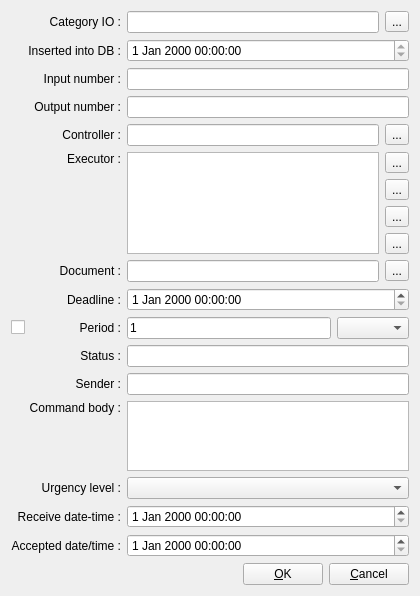
<?xml version="1.0" encoding="UTF-8"?>
<ui version="4.0">
 <class>command_widget</class>
 <widget class="QWidget" name="command_widget">
  <property name="geometry">
   <rect>
    <x>0</x>
    <y>0</y>
    <width>420</width>
    <height>571</height>
   </rect>
  </property>
  <property name="windowTitle">
   <string>Create/edit command</string>
  </property>
  <layout class="QGridLayout" name="gridLayout">
   <item row="0" column="0" colspan="2">
    <widget class="QLabel" name="lCategory">
     <property name="text">
      <string>Category IO :</string>
     </property>
     <property name="alignment">
      <set>Qt::AlignRight|Qt::AlignTrailing|Qt::AlignVCenter</set>
     </property>
    </widget>
   </item>
   <item row="0" column="2" colspan="2">
    <widget class="QLineEdit" name="lECategory">
     <property name="readOnly">
      <bool>true</bool>
     </property>
    </widget>
   </item>
   <item row="0" column="4">
    <widget class="QToolButton" name="tbCategory">
     <property name="text">
      <string>...</string>
     </property>
    </widget>
   </item>
   <item row="1" column="0" colspan="2">
    <widget class="QLabel" name="lInsertDB">
     <property name="text">
      <string>Inserted into DB :</string>
     </property>
     <property name="alignment">
      <set>Qt::AlignRight|Qt::AlignTrailing|Qt::AlignVCenter</set>
     </property>
    </widget>
   </item>
   <item row="1" column="2" colspan="3">
    <widget class="QDateTimeEdit" name="dTEInserted">
     <property name="readOnly">
      <bool>true</bool>
     </property>
    </widget>
   </item>
   <item row="2" column="0" colspan="2">
    <widget class="QLabel" name="lInputNumber">
     <property name="layoutDirection">
      <enum>Qt::LeftToRight</enum>
     </property>
     <property name="text">
      <string>Input number :</string>
     </property>
     <property name="alignment">
      <set>Qt::AlignRight|Qt::AlignTrailing|Qt::AlignVCenter</set>
     </property>
    </widget>
   </item>
   <item row="2" column="2" colspan="3">
    <widget class="QLineEdit" name="leInputNumber">
     <property name="readOnly">
      <bool>true</bool>
     </property>
    </widget>
   </item>
   <item row="3" column="0" colspan="2">
    <widget class="QLabel" name="lOutputNumber">
     <property name="text">
      <string>Output number :</string>
     </property>
     <property name="alignment">
      <set>Qt::AlignRight|Qt::AlignTrailing|Qt::AlignVCenter</set>
     </property>
    </widget>
   </item>
   <item row="3" column="2" colspan="3">
    <widget class="QLineEdit" name="leOutputNumber">
     <property name="readOnly">
      <bool>true</bool>
     </property>
    </widget>
   </item>
   <item row="4" column="1">
    <widget class="QLabel" name="lController">
     <property name="text">
      <string>Controller :</string>
     </property>
     <property name="alignment">
      <set>Qt::AlignRight|Qt::AlignTrailing|Qt::AlignVCenter</set>
     </property>
    </widget>
   </item>
   <item row="4" column="2" colspan="2">
    <widget class="QLineEdit" name="lEController">
     <property name="readOnly">
      <bool>true</bool>
     </property>
    </widget>
   </item>
   <item row="4" column="4">
    <widget class="QToolButton" name="tbController">
     <property name="text">
      <string>...</string>
     </property>
    </widget>
   </item>
   <item row="5" column="1">
    <widget class="QLabel" name="lExecutor">
     <property name="text">
      <string>Executor :</string>
     </property>
     <property name="alignment">
      <set>Qt::AlignRight|Qt::AlignTop|Qt::AlignTrailing</set>
     </property>
    </widget>
   </item>
   <item row="5" column="2" rowspan="4" colspan="2">
    <widget class="QTreeView" name="tvExecutor"/>
   </item>
   <item row="6" column="4">
    <widget class="QToolButton" name="tbAddMailList">
     <property name="toolTip">
      <string>Add mail list.</string>
     </property>
     <property name="text">
      <string>...</string>
     </property>
    </widget>
   </item>
   <item row="7" column="4">
    <widget class="QToolButton" name="tbSetMailList">
     <property name="toolTip">
      <string>Set mail list</string>
     </property>
     <property name="text">
      <string>...</string>
     </property>
    </widget>
   </item>
   <item row="8" column="4">
    <widget class="QToolButton" name="tbClearMailList">
     <property name="toolTip">
      <string>Clear mail list</string>
     </property>
     <property name="text">
      <string>...</string>
     </property>
    </widget>
   </item>
   <item row="9" column="1">
    <widget class="QLabel" name="lDocument">
     <property name="text">
      <string>Document :</string>
     </property>
     <property name="alignment">
      <set>Qt::AlignRight|Qt::AlignTrailing|Qt::AlignVCenter</set>
     </property>
    </widget>
   </item>
   <item row="9" column="2" colspan="2">
    <widget class="QLineEdit" name="lEDocument"/>
   </item>
   <item row="9" column="4">
    <widget class="QToolButton" name="tbDocument">
     <property name="text">
      <string>...</string>
     </property>
    </widget>
   </item>
   <item row="10" column="1">
    <widget class="QLabel" name="lDeadline">
     <property name="text">
      <string>Deadline :</string>
     </property>
     <property name="alignment">
      <set>Qt::AlignRight|Qt::AlignTrailing|Qt::AlignVCenter</set>
     </property>
    </widget>
   </item>
   <item row="10" column="2" colspan="3">
    <widget class="QDateTimeEdit" name="dTEDeadline"/>
   </item>
   <item row="11" column="0">
    <widget class="QCheckBox" name="cbPeriod">
     <property name="text">
      <string/>
     </property>
    </widget>
   </item>
   <item row="11" column="1">
    <widget class="QLabel" name="lPeriod">
     <property name="text">
      <string>Period :</string>
     </property>
     <property name="alignment">
      <set>Qt::AlignRight|Qt::AlignTrailing|Qt::AlignVCenter</set>
     </property>
    </widget>
   </item>
   <item row="11" column="2">
    <widget class="QLineEdit" name="lEPeriod">
     <property name="text">
      <string>1</string>
     </property>
    </widget>
   </item>
   <item row="11" column="3" colspan="2">
    <widget class="QComboBox" name="cbUnits"/>
   </item>
   <item row="12" column="1">
    <widget class="QLabel" name="lStatus">
     <property name="text">
      <string>Status :</string>
     </property>
     <property name="alignment">
      <set>Qt::AlignRight|Qt::AlignTrailing|Qt::AlignVCenter</set>
     </property>
    </widget>
   </item>
   <item row="12" column="2" colspan="3">
    <widget class="QLineEdit" name="lEStatus"/>
   </item>
   <item row="13" column="1">
    <widget class="QLabel" name="lSender">
     <property name="text">
      <string>Sender :</string>
     </property>
     <property name="alignment">
      <set>Qt::AlignRight|Qt::AlignTrailing|Qt::AlignVCenter</set>
     </property>
    </widget>
   </item>
   <item row="13" column="2" colspan="3">
    <widget class="QLineEdit" name="lESender">
     <property name="readOnly">
      <bool>true</bool>
     </property>
    </widget>
   </item>
   <item row="14" column="0" colspan="2">
    <widget class="QLabel" name="lBody">
     <property name="text">
      <string>Command body :</string>
     </property>
     <property name="alignment">
      <set>Qt::AlignRight|Qt::AlignTop|Qt::AlignTrailing</set>
     </property>
    </widget>
   </item>
   <item row="14" column="2" colspan="3">
    <widget class="QTextEdit" name="tECommandBody"/>
   </item>
   <item row="15" column="0" colspan="2">
    <widget class="QLabel" name="lUrgency">
     <property name="text">
      <string>Urgency level :</string>
     </property>
     <property name="alignment">
      <set>Qt::AlignRight|Qt::AlignTrailing|Qt::AlignVCenter</set>
     </property>
    </widget>
   </item>
   <item row="15" column="2" colspan="3">
    <widget class="QComboBox" name="cbUrgency"/>
   </item>
   <item row="16" column="0" colspan="2">
    <widget class="QLabel" name="lReceiveDateTime">
     <property name="text">
      <string>Receive date-time :</string>
     </property>
     <property name="alignment">
      <set>Qt::AlignRight|Qt::AlignTrailing|Qt::AlignVCenter</set>
     </property>
    </widget>
   </item>
   <item row="16" column="2" colspan="3">
    <widget class="QDateTimeEdit" name="dTReceiveEdit"/>
   </item>
   <item row="17" column="0" colspan="2">
    <widget class="QLabel" name="lAcceptDateTime">
     <property name="text">
      <string>Accepted date/time :</string>
     </property>
     <property name="alignment">
      <set>Qt::AlignRight|Qt::AlignTrailing|Qt::AlignVCenter</set>
     </property>
    </widget>
   </item>
   <item row="17" column="2" colspan="3">
    <widget class="QDateTimeEdit" name="dTAcceptEdit"/>
   </item>
   <item row="18" column="0" colspan="5">
    <layout class="QHBoxLayout" name="horizontalLayout">
     <item>
      <spacer name="horizontalSpacer">
       <property name="orientation">
        <enum>Qt::Horizontal</enum>
       </property>
       <property name="sizeHint" stdset="0">
        <size>
         <width>328</width>
         <height>20</height>
        </size>
       </property>
      </spacer>
     </item>
     <item>
      <widget class="QPushButton" name="pbOk">
       <property name="text">
        <string>&amp;OK</string>
       </property>
      </widget>
     </item>
     <item>
      <widget class="QPushButton" name="pbCancel">
       <property name="text">
        <string>&amp;Cancel</string>
       </property>
      </widget>
     </item>
    </layout>
   </item>
   <item row="5" column="4">
    <widget class="QToolButton" name="tbAddExecutor">
     <property name="text">
      <string>...</string>
     </property>
    </widget>
   </item>
  </layout>
 </widget>
 <resources/>
 <connections/>
</ui>
